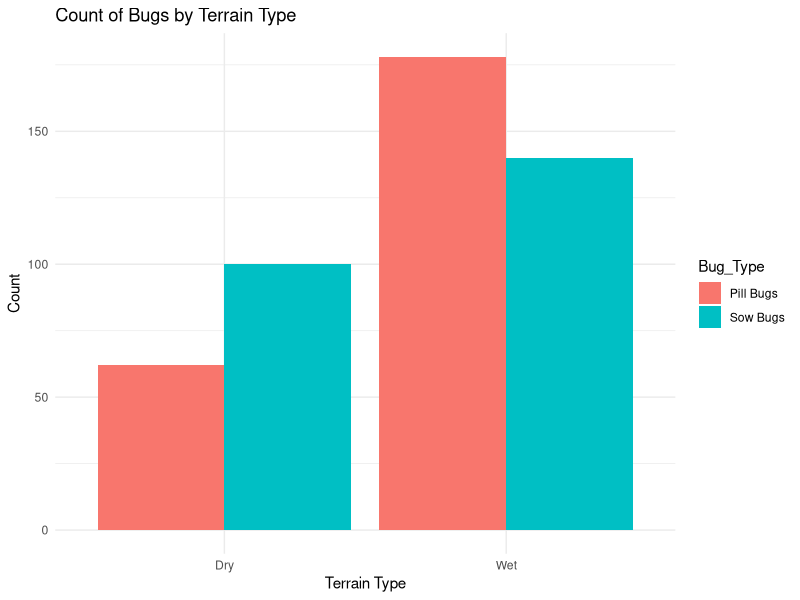
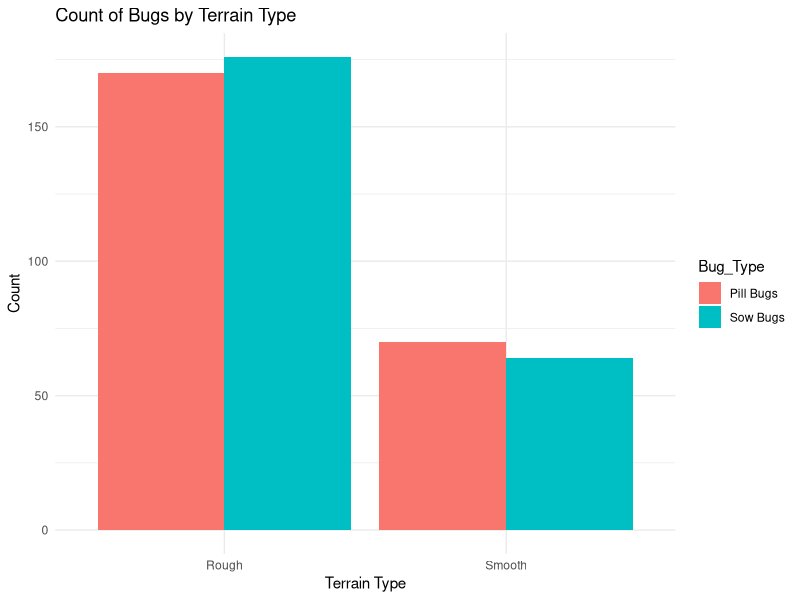

Recreate these plots in R, in order.
## ---- chunk 1
# Load packages
library(ggplot2)
library(tidyverse)
## ---- chunk 2

# Load necessary library
library(ggplot2)
library(tidyr)

# Create the data as a wide format data frame
wet_dry_df <- data.frame(
  Bug_Type = c('Sow Bugs', 'Pill Bugs'),
  Wet = c(140, 178),
  Dry = c(100, 62)
)

# Reshape the data from wide to long format
wd_long <- pivot_longer(wet_dry_df, cols = c(Wet, Dry), 
                          names_to = "Terrain_Type", values_to = "Count")

# Create the bar plot
ggplot(wd_long, aes(x = Terrain_Type, y = Count, fill = Bug_Type)) +
  geom_bar(stat = "identity", position = "dodge") +  # Use "dodge" for side-by-side bars
  xlab("Terrain Type") +
  ylab("Count") +
  ggtitle("Count of Bugs by Terrain Type") +
  theme_minimal()

## ---- chunk 3

# Create contingency Table
wet_dry_table <- matrix(c(140, 100, 178, 62), nrow = 2, byrow = TRUE,
                        dimnames = list("Bug Type" = c("Sow Bugs", "Pill Bugs"),
                                        "Terrain Type" = c("Wet", "Dry")))
print(wet_dry_table)
## ---- chunk 4

#Run chi-squared test for independence
wet_dry_chi <- chisq.test(wet_dry_table)

print(wet_dry_chi)
## ---- chunk 5
#Create contingency table
smooth_rough_table <- matrix(c(64, 176, 70, 170), nrow = 2, byrow = TRUE,
                         dimnames = list("Bug Type" = c("Sow Bugs", "Pill Bugs"),
                                         "Terrain Type" = c("Smooth", "Rough")))
print(smooth_rough_table)
## ---- chunk 6
smooth_rough_chi <- chisq.test(smooth_rough_table)

print(smooth_rough_chi)
## ---- chunk 7

# Load necessary library
library(ggplot2)
library(tidyr)

# Create the data as a wide format data frame
rough_smooth_df <- data.frame(
  Bug_Type = c('Sow Bugs', 'Pill Bugs'),
  Smooth = c(64, 70),
  Rough = c(176, 170)
)

# Reshape the data from wide to long format
sr_long <- pivot_longer(rough_smooth_df, cols = c(Smooth, Rough), 
                          names_to = "Terrain_Type", values_to = "Count")

# Create the bar plot
ggplot(sr_long, aes(x = Terrain_Type, y = Count, fill = Bug_Type)) +
  geom_bar(stat = "identity", position = "dodge") +  # Use "dodge" for side-by-side bars
  xlab("Terrain Type") +
  ylab("Count") +
  ggtitle("Count of Bugs by Terrain Type") +
  theme_minimal()

